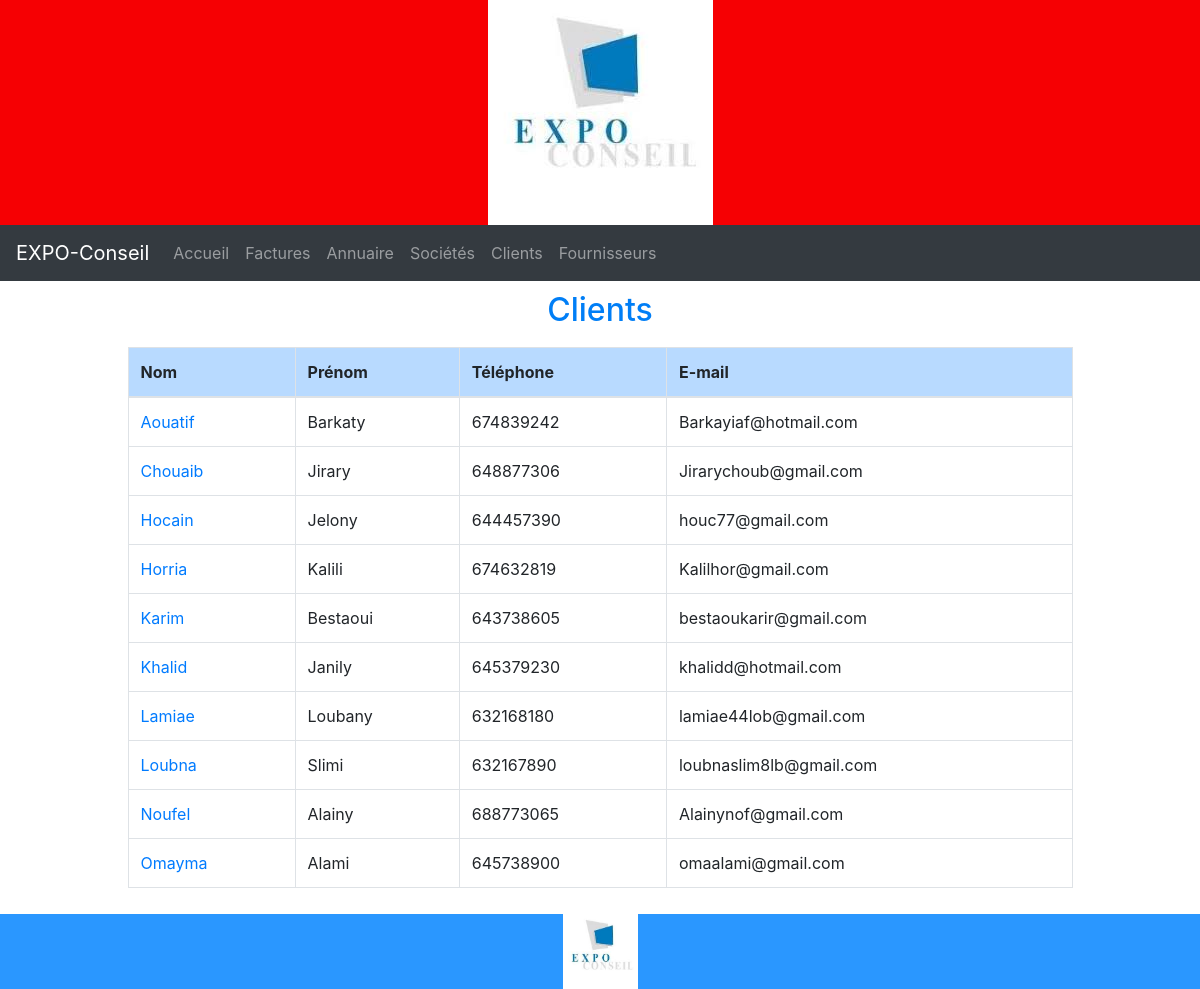
Page /?page=client on the committed database.
### tables this page shows
CREATE TABLE `annuaire` (
  `idannuaire` int(10) UNSIGNED NOT NULL,
  `nom` varchar(45) NOT NULL,
  `prenom` varchar(45) NOT NULL,
  `telephone` int(11) NOT NULL,
  `email` varchar(45) NOT NULL
);

### controllers/controller-client.php (called while the page is built, shortened)
<?php
require './models/model-client.php';
function afficherClient()
{
    $resultat = getClient();
    require './views/view-client.php';
}

### models/model-client.php (called while the page is built, shortened)
<?php
function getClient()
{
    global $bd;
    $resultat =  $bd->query('SELECT * FROM annuaire ORDER BY nom ASC LIMIT 10');
    return $resultat->fetchAll();
}

### views/view-client.php (the view, shortened to what this page needs)
<div class="container-fluid">
<h2>Clients</h2>
<div class="table-responsive col-md-10 offset-md-1">
 <table class="table table-bordered table-hover">
   <thead class="table-primary">
            <tr >
                <th>Nom</th>
                <th>Prénom</th>
                <th>Téléphone</th>
                <th>E-mail</th>
            </tr>
          </thead>
          <tbody>
<?php foreach ($resultat as $key => $donnees) {
    ?>
            <tr>
                <td> <a href="./?page=detailclient&id=<?= $donnees['idannuaire']; ?>" ><?= $donnees['nom']; ?></a></td>
                <td><?= $donnees['prenom']  ?></td>
                <td><?= $donnees['telephone']  ?></td>
                <td><?= $donnees['email']  ?></td>
            </tr>
<?php
}
?>
</tbody>
        </table>
</div>
</div>

### assets/css/style.css (style rules this page uses)
h2 { color: #007ef6; text-align: center; padding-top: 10px; padding-bottom: 10px; }

### rows in the picture
annuaire: nom "Aouatif", prenom "Barkaty", telephone "674839242", email "Barkayiaf@hotmail.com"
annuaire: nom "Chouaib", prenom "Jirary", telephone "648877306", email "Jirarychoub@gmail.com"
annuaire: nom "Hocain", prenom "Jelony", telephone "644457390", email "houc77@gmail.com"
annuaire: nom "Horria", prenom "Kalili", telephone "674632819", email "Kalilhor@gmail.com"
annuaire: nom "Karim", prenom "Bestaoui", telephone "643738605", email "bestaoukarir@gmail.com"
annuaire: nom "Khalid", prenom "Janily", telephone "645379230", email "khalidd@hotmail.com"
annuaire: nom "Lamiae", prenom "Loubany", telephone "632168180", email "lamiae44lob@gmail.com"
annuaire: nom "Loubna", prenom "Slimi", telephone "632167890", email "loubnaslim8lb@gmail.com"
annuaire: nom "Noufel", prenom "Alainy", telephone "688773065", email "Alainynof@gmail.com"
annuaire: nom "Omayma", prenom "Alami", telephone "645738900", email "omaalami@gmail.com"
